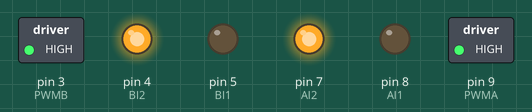
A program run on a simulated Arduino Uno, built with avr-gcc and run on an emulated ATmega328P. Shown: switched loads named in the program (green lamp = pin HIGH), output pins drawn as LEDs (lit = HIGH).

Above: at 0.1 s.
Timing chart, 0 to 1.6 s (numbered marks = the images above):
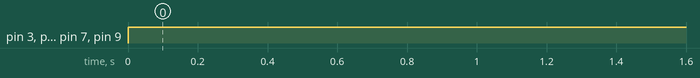

Measured:
- by itself, pin 3 (PWMB), pin 4 (BI2), pin 7 (AI2), pin 9 (PWMA): LOW → HIGH at 0.00 s

The program:

main.cpp
```cpp
#include <Arduino.h>

// Assigned pinouts of Arduino Uno and defines each pin for the code
#define PWMA 9
#define AI1 8
#define AI2 7
#define BI1 5
#define BI2 4
#define PWMB 3


void setup()
{
  // Set all the motor controls pins to output pins (pinouts)
  pinMode(PWMA, OUTPUT);
  pinMode(AI1, OUTPUT);
  pinMode(AI2, OUTPUT);
  pinMode(BI1, OUTPUT);
  pinMode(BI2, OUTPUT);
  pinMode(PWMB, OUTPUT);
}

// Function programs rover to move forward
int forward(int speed)
{
  // Motor A move forwards
  digitalWrite(AI1, LOW );
  digitalWrite(AI2, HIGH  );
  analogWrite (PWMA, speed);   // Set speed for Motor A

  // Motor B move forwards
  digitalWrite(BI1, LOW );
  digitalWrite(BI2, HIGH  );

  analogWrite (PWMB, speed);   // Set speed for Motor B

  return 0; // Note: Not necessary by C++ requires a function to return a value.
}

// Function programs rover to move backwards
int backward(int speed)
{
  // Motor A move backwards
  digitalWrite(AI1, LOW  );
  digitalWrite(AI2, HIGH );
  analogWrite (PWMA, speed);   // Set speed for Motor A


  // Motor B move backwards
  digitalWrite(BI1, LOW  );
  digitalWrite(BI2, HIGH );
  analogWrite (PWMB, speed);   // Set speed for Motor B
  return 0;
}

// Function programs rover to accelerate
int accelerate()
{
  // Motor A move forwards
  digitalWrite(AI1, HIGH );
  digitalWrite(AI2, LOW  );

  // Motor B move forwards
  digitalWrite(BI1, HIGH );
  digitalWrite(BI2, LOW  );

  int i = 80;
  while (i < 255)     // While Loop increases value of 'i' increasing the velocity every 100ms.
  {
  analogWrite(PWMA, i);
  analogWrite(PWMB, i);
  i = i + 5;
  delay (100);
  }
  return i;
}

// Function programs rover to deccelerate
int deccelerate()
{
  // Motor A move forwards
  digitalWrite(AI1, HIGH );
  digitalWrite(AI2, LOW  );

  // Motor B move forwards
  digitalWrite(BI1, HIGH );
  digitalWrite(BI2, LOW  );

  int i = 255;
  while (i > 80)    // While Loop decreases value of 'i' decreasing the velocity every 100ms.
  {
  analogWrite(PWMA, i);
  analogWrite(PWMB, i);
  i = i - 5;
  delay (100);
  }
  return 0;
}

// Main Loop
void loop()
{
  // Move Forwards (Motor A forwards, Motor B forwards)
  forward(255);
}
```
